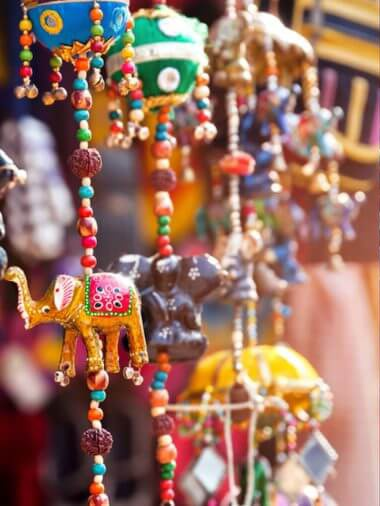
#> input picture Intro_OpenCV/VSCODE/7.jpg, 380 x 506 px, found by its file name
$ python 6_CalculoHistograma.py
#> lines starting #> are read from the running program, lines starting #| are printed output that depends on the picture
import cv2
import numpy as np
from matplotlib import pyplot as plt

# calculo de histograma

dir = "Intro_OpenCV/tratamiento_imagenes/"
img = cv2.imread(dir + "7.jpg", 0)  # 0 escala de grises
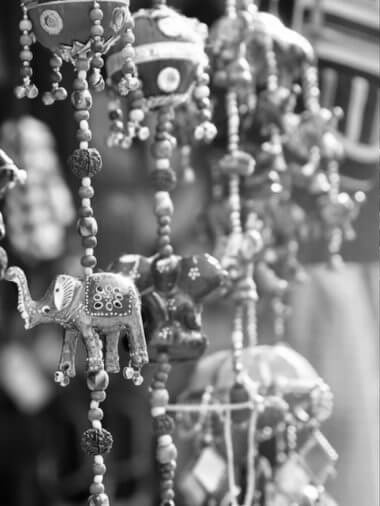
#> img: shape (506, 380); min 0, max 255, mean 124.8
cv2.imshow("Imagen Original", img)

plt.subplot(2, 1, 1), plt.imshow(img, cmap="gray")
plt.title("Imagen Escala de Grises"), plt.xticks([]), plt.yticks([])

plt.subplot(2, 1, 2), plt.hist(img.ravel(), 256)
plt.title("Histograma"), plt.xticks(np.arange(0, 255, step=25)), plt.yticks([])

plt.xlabel("Valor de los pixels (Intensidad)")
plt.ylabel("Cantidad de pixeles")
plt.xlim(0, 260)

plt.show()
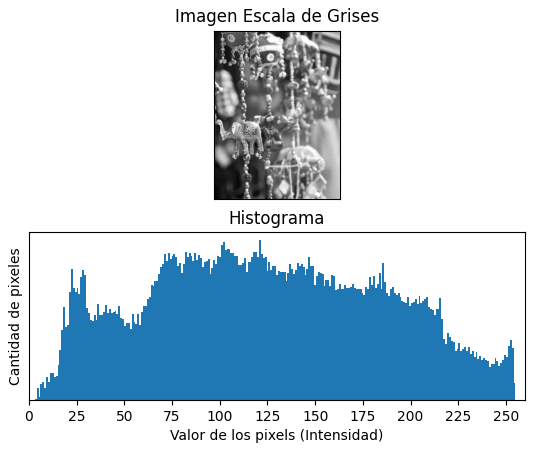
#> figure drawn by matplotlib, 2 panels

$ run again, with Intro_OpenCV/VSCODE/10.jpg copied over Intro_OpenCV/VSCODE/7.jpg
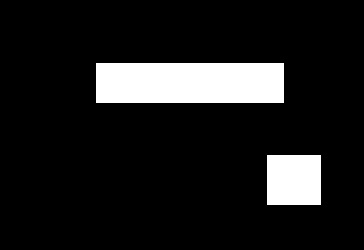
#> input picture Intro_OpenCV/VSCODE/10.jpg, 364 x 250 px, found by its file name
#> img is the input picture: shape (250, 364); min 0, max 255, mean 28.6
#> `plt.show()`:
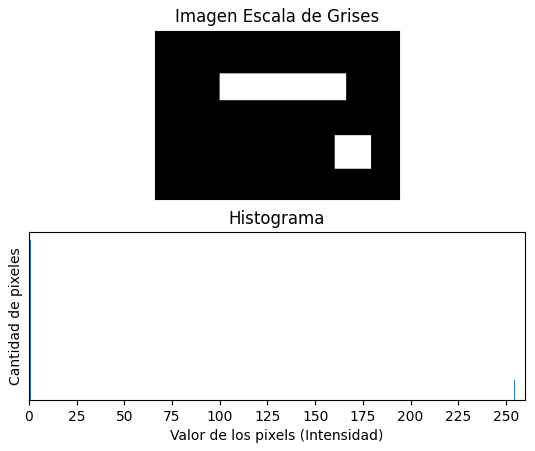
#> figure drawn by matplotlib, 2 panels

$ run again, with Intro_OpenCV/VSCODE/11.jpg copied over Intro_OpenCV/VSCODE/7.jpg
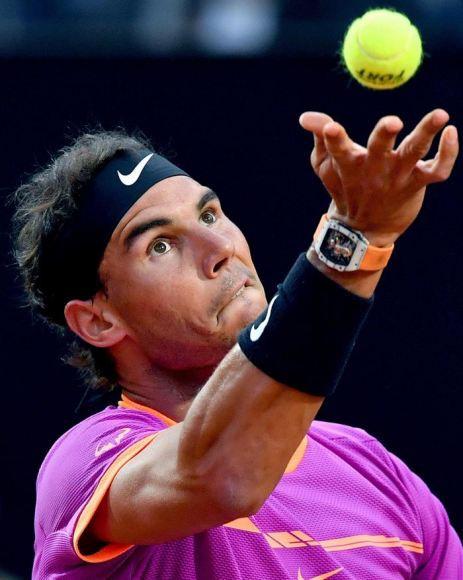
#> input picture Intro_OpenCV/VSCODE/11.jpg, 463 x 580 px, found by its file name
#> `img = cv2.imread(dir + "7.jpg", 0)`:
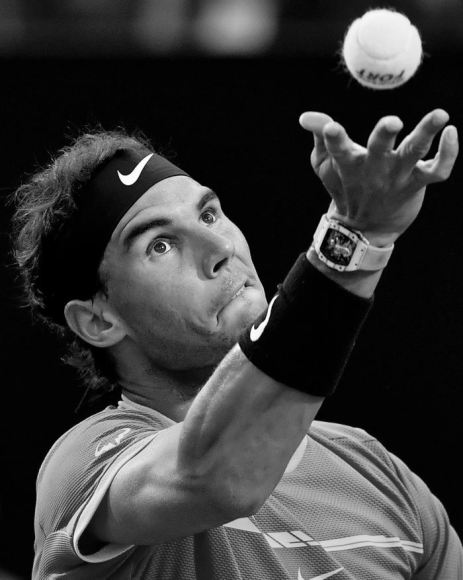
#> img: shape (580, 463); min 0, max 255, mean 58.7
#> `plt.show()`:
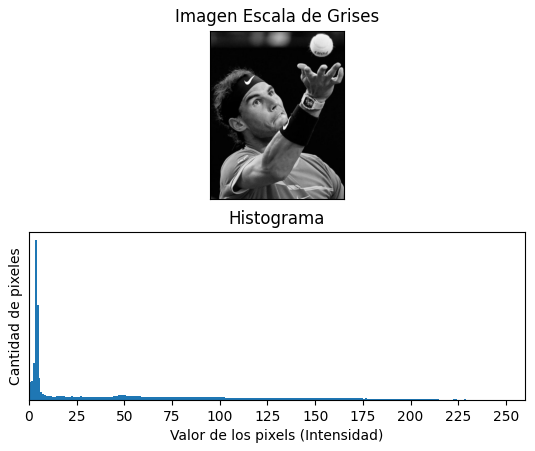
#> figure drawn by matplotlib, 2 panels
